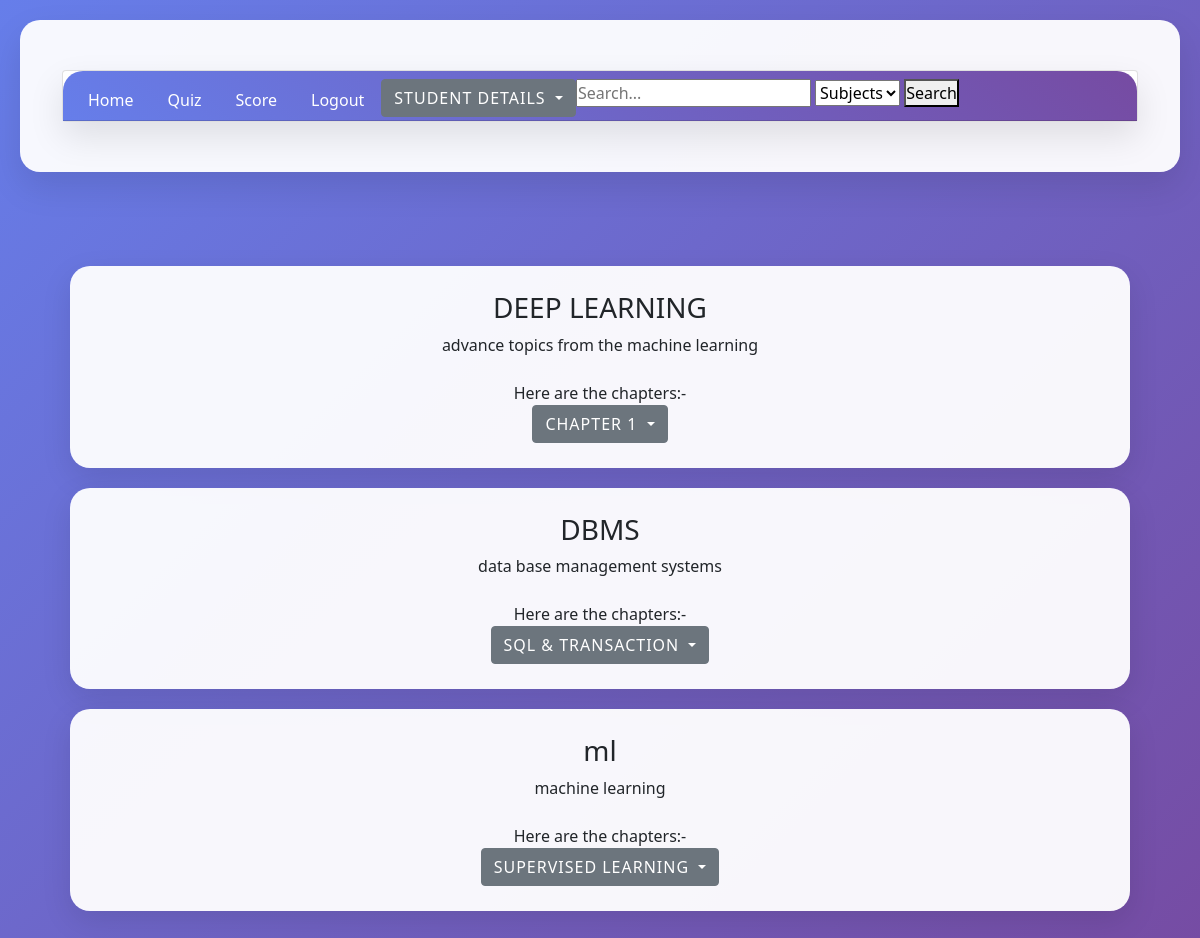
/user, run on the app's committed database.
### controllers/models.py (models this page shows)
class Subjects(db.Model):
    __tablename__= 'subjects'
    subject_id=db.Column(db.Integer,primary_key=True,autoincrement=True)
    subject_name=db.Column(db.String,nullable=False)
    description=db.Column(db.String,nullable=False)
    chapters = db.relationship('Chapters', backref='subject', lazy=True)

class Chapters(db.Model):
    __tablename__= 'chapters'
    chaoter_id=db.Column(db.Integer,primary_key=True,autoincrement=True)
    subject_id = db.Column(db.Integer, db.ForeignKey('subjects.subject_id'), nullable=False)
    chapter_name=db.Column(db.String,nullable=False)
    description=db.Column(db.String,nullable=False)
    questions = db.relationship('Questions', backref='chapter', lazy=True)
    quizzes = db.relationship('QuizDetails', backref='chapter', lazy=True)

### main.py (the view)
@app.route('/user', methods=['GET', 'POST'])
def userdashboard():
    if request.method == 'GET':
        subject = Subjects.query.all()
        chapter = Chapters.query.all()
        return render_template('user.html', subjects=subject, chapters=chapter)

### templates/user.html (shortened to what this page needs)
<!DOCTYPE html>
<html>
  <head>
    <link rel="stylesheet" href="/static/style.css">
    <link href="https://cdn.jsdelivr.net/npm/bootstrap@5.0.2/dist/css/bootstrap.min.css" rel="stylesheet">
  </head>
  <body>
  <header>
    <div id="canvas">
      <div class="container">
        <div class="card text-center">
          <div class="card-header">
            <ul class="nav nav-tabs card-header-tabs">
              <li class="nav-item">
                <a class="nav-link" href="/user">Home</a>
              </li>
              <li class="nav-item">
                <a class="nav-link" href="/livequiz">Quiz</a>
              </li>
              <li class="nav-item">
                <a class="nav-link" href="/student_academic_details">Score</a>
              </li>
              <li class="nav-item">
                <a class="nav-link" href="/logout">Logout</a>
              </li>
              <div class="dropdown">
                <button class="btn btn-secondary dropdown-toggle" type="button" data-bs-toggle="dropdown" aria-expanded="false">
                  Student Details
                </button>
              </div>
              <form class="admin-search" action="{{ url_for('user_search') }}" method="GET">
                <input type="text" name="query" placeholder="Search...">
                <select name="type">
                  <option value="subjects">Subjects</option>
                </select>
                <button type="submit">Search</button>
              </form>
            </ul>
          </div>
        </div>
      </div>
    </div>
  </header>
  <div id="main" class="fade-in">
    {% if subjects %}
    {% for subject in subjects %}
    <div class="description hover-effect">
      <div class="subject">
        <h3><div class="subjects">{{subject.subject_name}}</div></h3>
      </div>
      <div class="descript">{{subject.description}}</div><br>
    {% if chapters %}
    Here are the chapters:-
    <div class="chaptersection">
    {% for chapter in chapters %}
    {% if chapter.subject_id==subject.subject_id %}
    <div class="chapter">
      <div class="dropdown"><div class="chapters">
      <button class="btn btn-secondary dropdown-toggle" type="button" id="dropdown{{chapter.chaoter_id}}" data-bs-toggle="dropdown" aria-expanded="false">
        {{ chapter.chapter_name }}
      </button>
      </div></div></div>
    {% endif %}
    {% endfor %}</div>
    {% endif %}
    </div>
    {% endfor %}
     </div>
    {% endif %}

### static/style.css (style rules this page uses)
* { margin: 0; padding: 0; box-sizing: border-box; }
body { font-family: 'Segoe UI', Tahoma, Geneva, Verdana, sans-serif; background: linear-gradient(135deg, #667eea 0%, #764ba2 100%); min-height: 100vh; color: #333; }
.container { max-width: 1200px; margin: 0 auto; padding: 20px; }
.nav-link { color: #fff !important; }
.card { background: rgba(255, 255, 255, 0.95); border: none; border-radius: 20px; box-shadow: 0 15px 35px rgba(0, 0, 0, 0.1); backdrop-filter: blur(10px); transition: transform 0.3s ease, box-shadow 0.3s ease; }
.card-header { background: linear-gradient(45deg, #667eea, #764ba2); color: white; border-radius: 20px 20px 0 0 !important; padding: 20px; border: none; }
.btn { border-radius: 25px; padding: 12px 30px; font-weight: 500; border: none; transition: all 0.3s ease; text-transform: uppercase; letter-spacing: 1px; }
.fade-in { animation: fadeIn 0.6s ease-out; }
#main { padding: 50px; background-color: transparent; border-radius: 20px; text-align: center; }
#canvas, #canva { border-radius: 20px; border: none; padding: 30px; margin: 20px; background: rgba(255, 255, 255, 0.95); box-shadow: 0 15px 35px rgba(0, 0, 0, 0.1); }
.description { background: rgba(255, 255, 255, 0.95); min-height: 200px; padding: 25px; margin: 20px; border: none; border-radius: 20px; box-shadow: 0 10px 30px rgba(0, 0, 0, 0.1); word-spacing: normal; letter-spacing: normal; }

### data on the page
Subjects: subject_name "DEEP LEARNING", description "advance topics from the machine learning"
Chapters: chapter_name "CHAPTER 1"
Subjects: subject_name "DBMS", description "data base management systems"
Chapters: chapter_name "SQL & TRANSACTION"
Subjects: subject_name "ml", description "machine learning"
Chapters: chapter_name "SUPERVISED LEARNING"
